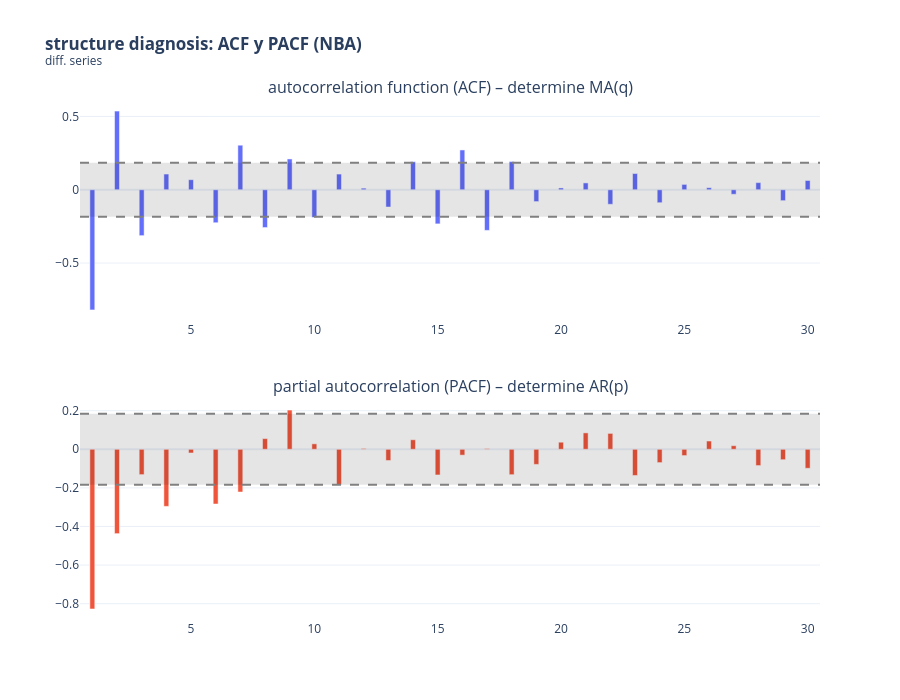

The notebook cell saved with this chart:
### Code cell
# using diff series cause d=1
ts_analysis = ts_nba.diff().dropna()

lags = 30      # 30 days
alpha = 0.05  

acf_vals = acf(ts_analysis, nlags=lags, alpha=alpha)[0][1:]
pacf_vals = pacf(ts_analysis, nlags=lags, alpha=alpha)[0][1:]

n = len(ts_analysis)
conf_interval = 1.96 / np.sqrt(n)

fig = make_subplots(
    rows=2, cols=1,
    subplot_titles=(
        "autocorrelation function (ACF) – determine MA(q)",
        "partial autocorrelation (PACF) – determine AR(p)"
    ),
    vertical_spacing=0.15
)

# ACF
fig.add_trace(
    go.Bar(
        x=list(range(1, lags + 1)),
        y=acf_vals,
        name='ACF',
        showlegend=False
    ),
    row=1, col=1
)

fig.add_shape(
    type="rect",
    x0=0.5, y0=-conf_interval, x1=lags + 0.5, y1=conf_interval,
    line=dict(width=0),
    fillcolor="rgba(0,0,0,0.1)",
    row=1, col=1
)

fig.add_hline(y=conf_interval, line_dash="dash", line_color="gray", row=1, col=1)
fig.add_hline(y=-conf_interval, line_dash="dash", line_color="gray", row=1, col=1)

# PACF
fig.add_trace(
    go.Bar(
        x=list(range(1, lags + 1)),
        y=pacf_vals,
        name='PACF',
        showlegend=False
    ),
    row=2, col=1
)

fig.add_shape(
    type="rect",
    x0=0.5, y0=-conf_interval, x1=lags + 0.5, y1=conf_interval,
    line=dict(width=0),
    fillcolor="rgba(0,0,0,0.1)",
    row=2, col=1
)

fig.add_hline(y=conf_interval, line_dash="dash", line_color="gray", row=2, col=1)
fig.add_hline(y=-conf_interval, line_dash="dash", line_color="gray", row=2, col=1)

fig.update_layout(
    title="<b>structure diagnosis: ACF y PACF (NBA)</b><br><sup>diff. series</sup>",
    template="plotly_white",
    height=700,
    bargap=0.8
)

# lags (red lines)
# for i in [7, 14, 21, 28]:
#     fig.add_vline(x=i, line_width=1, line_dash="dot", line_color="red", opacity=0.5)

fig.show()

### Figure 1 — Plotly figure (JSON) as saved in the notebook; plotly's stock layout.template omitted (floating-point values rounded to 4 significant figures)
{"data": [{"name": "ACF", "showlegend": false, "type": "bar", "x": [1, 2, 3, 4, 5, 6, 7, 8, 9, 10, 11, 12, 13, 14, 15, 16, 17, 18, 19, 20, 21, 22, 23, 24, 25, 26, 27, 28, 29, 30], "xaxis": "x", "y": [-0.82, 0.5369, -0.3131, 0.1071, 0.06854, -0.2251, 0.3039, -0.2579, 0.2101, -0.1893, 0.1069, 0.01092, -0.1178, 0.1917, -0.2329, 0.2714, -0.2773, 0.1929, -0.08076, 0.01227, 0.04668, -0.09911, 0.1107, -0.0884, 0.03645, 0.01395, -0.03082, 0.04871, -0.07434, 0.06313], "yaxis": "y"}, {"name": "PACF", "showlegend": false, "type": "bar", "x": [1, 2, 3, 4, 5, 6, 7, 8, 9, 10, 11, 12, 13, 14, 15, 16, 17, 18, 19, 20, 21, 22, 23, 24, 25, 26, 27, 28, 29, 30], "xaxis": "x2", "y": [-0.8273, -0.4371, -0.1312, -0.2957, -0.01903, -0.2835, -0.2214, 0.05532, 0.2034, 0.02832, -0.1829, 0.004369, -0.058, 0.04933, -0.133, -0.03026, 0.004025, -0.1315, -0.07815, 0.03669, 0.085, 0.08224, -0.1356, -0.06894, -0.03254, 0.04284, 0.01862, -0.08435, -0.0539, -0.09827], "yaxis": "y2"}], "layout": {"annotations": [{"font": {"size": 16}, "showarrow": false, "text": "autocorrelation function (ACF) – determine MA(q)", "x": 0.5, "xanchor": "center", "xref": "paper", "y": 1, "yanchor": "bottom", "yref": "paper"}, {"font": {"size": 16}, "showarrow": false, "text": "partial autocorrelation (PACF) – determine AR(p)", "x": 0.5, "xanchor": "center", "xref": "paper", "y": 0.425, "yanchor": "bottom", "yref": "paper"}], "bargap": 0.8, "height": 700, "shapes": [{"fillcolor": "rgba(0,0,0,0.1)", "line": {"width": 0}, "type": "rect", "x0": 0.5, "x1": 30.5, "xref": "x", "y0": -0.1836, "y1": 0.1836, "yref": "y"}, {"line": {"color": "gray", "dash": "dash"}, "type": "line", "x0": 0, "x1": 1, "xref": "x domain", "y0": 0.1836, "y1": 0.1836, "yref": "y"}, {"line": {"color": "gray", "dash": "dash"}, "type": "line", "x0": 0, "x1": 1, "xref": "x domain", "y0": -0.1836, "y1": -0.1836, "yref": "y"}, {"fillcolor": "rgba(0,0,0,0.1)", "line": {"width": 0}, "type": "rect", "x0": 0.5, "x1": 30.5, "xref": "x2", "y0": -0.1836, "y1": 0.1836, "yref": "y2"}, {"line": {"color": "gray", "dash": "dash"}, "type": "line", "x0": 0, "x1": 1, "xref": "x2 domain", "y0": 0.1836, "y1": 0.1836, "yref": "y2"}, {"line": {"color": "gray", "dash": "dash"}, "type": "line", "x0": 0, "x1": 1, "xref": "x2 domain", "y0": -0.1836, "y1": -0.1836, "yref": "y2"}], "title": {"text": "<b>structure diagnosis: ACF y PACF (NBA)</b><br><sup>diff. series</sup>"}, "xaxis": {"anchor": "y", "domain": [0, 1]}, "xaxis2": {"anchor": "y2", "domain": [0, 1]}, "yaxis": {"anchor": "x", "domain": [0.575, 1]}, "yaxis2": {"anchor": "x2", "domain": [0, 0.425]}}}
